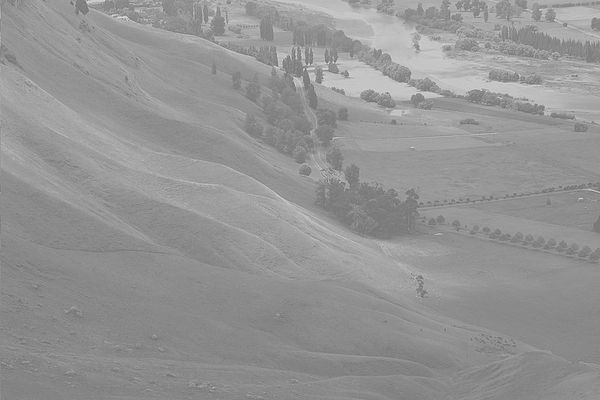
#> input picture Lab3/histogram.jpg, 600 x 400 px
$ python histogram_equalization.py
#> lines starting #> are read from the running program, lines starting #| are printed output that depends on the picture
#> further down, image is the input picture: shape (400, 600); min 105, max 228, mean 148
import cv2
import matplotlib.pyplot as plt
import numpy as np


def plot(data, figure):
    plt.figure(figure)  # Window number
    plt.plot(data)
    plt.show()


def show_all(image, c, show=True):
#> called with c = 1, show = True
    hist = cv2.calcHist([image], [0], None, [256], [0, 256])
#> hist = 256 values, max 9682 at index 137, min 0 at index 0, mean 937.5

    dum = []
    for i in range(256):
        dum.append(hist[i][0])
#> after the loop, dum has the same summary as hist
    hist = dum

    # print(hist.shape)
    # return None,None,None,None

    h, w = image.shape
#> h = 400; w = 600

    total = np.sum(hist)
#> total = 240000

    if show:
        cv2.imshow("Image", image)
        cv2.waitKey(0)
        cv2.destroyAllWindows()

    # print(len(hist))
    pdf = hist.copy()
#> pdf has the same summary as hist
    for i in range(len(hist)):
        pdf[i] = hist[i] / float(total)
#> after the loop, pdf = 256 values, max 0.0403 at index 137, min 0 at index 0, mean 0.00391

    if show:
        plot(data=hist, figure=c + 1)
#> in plot, `plt.show()`:
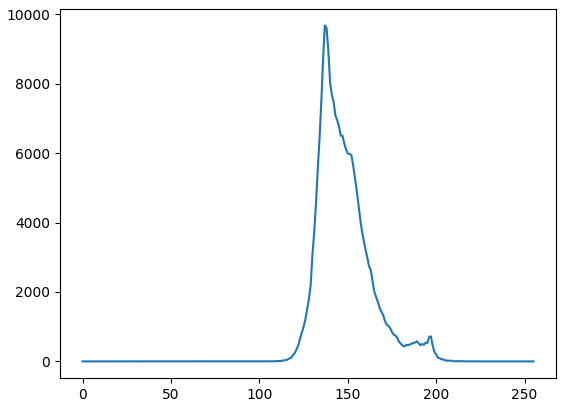
#> figure drawn by matplotlib, 1 panel; curve peaks at x = 137, y = 9682
        plot(data=pdf, figure=c + 2)
#> call 2 of plot, with figure = 3
#> in plot (call 2), `plt.show()`:
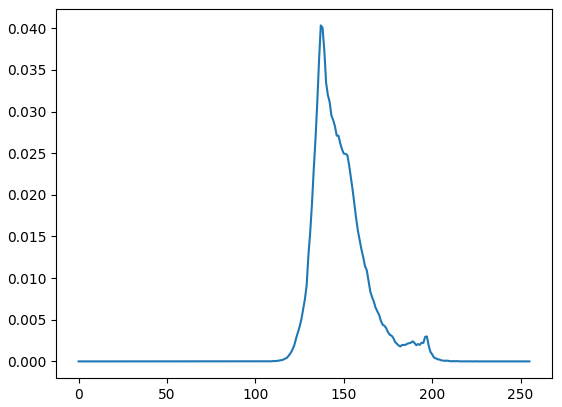
#> figure drawn by matplotlib, 1 panel; curve peaks at x = 137, y = 0.0403

    cdf = pdf.copy()
#> cdf has the same summary as pdf

    for i in range(1, len(pdf)):
        cdf[i] = pdf[i] + cdf[i - 1]
#> after the loop, cdf = 256 values from 0 to 1

    if show:
        plot(cdf, c + 3)
#> call 3 of plot, with figure = 4
#> in plot (call 3), `plt.show()`:
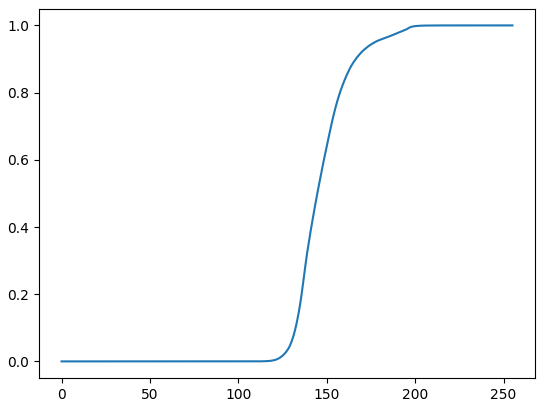
#> figure drawn by matplotlib, 1 panel; curve peaks at x = 228, y = 1

    in_map = cdf.copy()
#> in_map = 256 values from 0 to 1
    for i in range(len(cdf)):
        in_map[i] = np.round(cdf[i] * 255)
#> after the loop, in_map = 256 values from 0 to 255

    return hist, pdf, cdf, in_map


def equalize(image, show=True):
    hist, pdf, cdf, in_map = show_all(image=image, c=1, show=show)
#> cdf = 256 values from 0 to 1; in_map = 256 values from 0 to 255

    h, w = image.shape
#> h = 400; w = 600

    out = image.copy()
    for x in range(h):
        for y in range(w):
            px_val = image[x, y]
            out[x, y] = in_map[px_val]
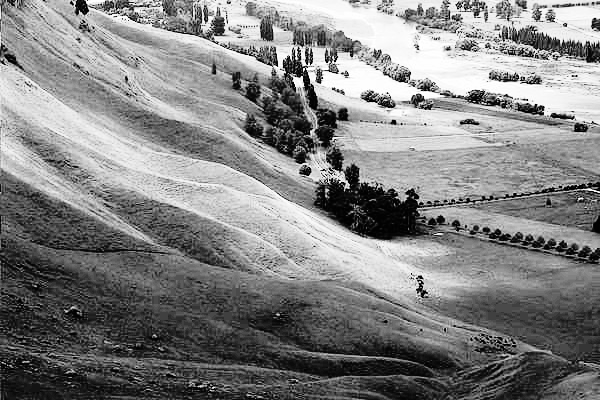
#> out: shape (400, 600); min 0, max 255, mean 130.4

    if show:
        _, _, _, _ = show_all(out, c=5, show=show)
#> call 4 of plot, with figure = 6
#> in plot (call 4), `plt.show()`:
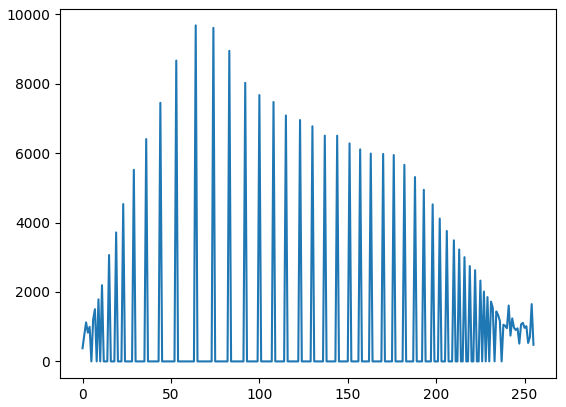
#> figure drawn by matplotlib, 1 panel; curve peaks at x = 64, y = 9682
#> in plot (call 5), `plt.show()`:
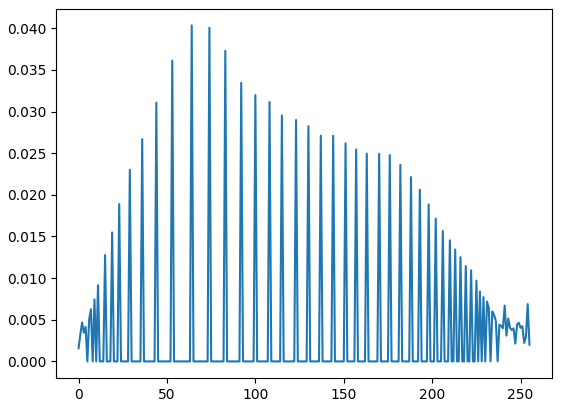
#> figure drawn by matplotlib, 1 panel; curve peaks at x = 64, y = 0.0403
#> in plot (call 6), `plt.show()`:
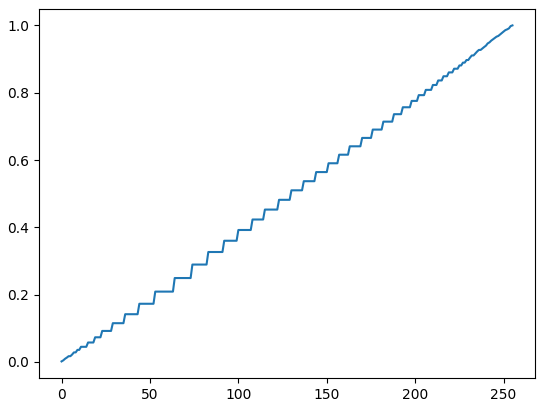
#> figure drawn by matplotlib, 1 panel; curve peaks at x = 255, y = 1
        cv2.destroyAllWindows()

        cv2.imshow("Output", out)
        img2 = cv2.equalizeHist(image)
        cv2.imshow("Output_library", img2)
        cv2.waitKey(0)

        cv2.destroyAllWindows()
    return out

image = cv2.imread( "histogram.jpg", cv2.IMREAD_GRAYSCALE)
equalize(image=image, show=True)
